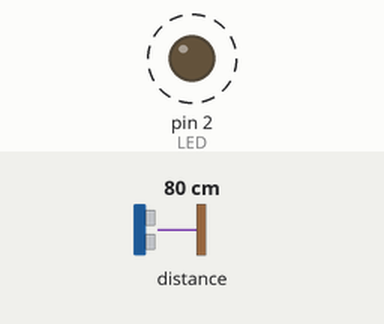
Recording of a sketch running on a simulated Arduino Uno, built with avr-gcc and run on an emulated ATmega328P. Shown: output pins drawn as LEDs (lit = HIGH). Dashed ring = blinking. The test bench sets the inputs (shaded band); at power-on: distance to the obstacle 80 cm. What the sketch prints to the serial monitor is not drawn.

Above: at 1.2 s.
1.3 s: distance to the obstacle set to 2 cm
Timing chart, 0 to 10.3 s (numbered marks = the images above; inputs shaded):
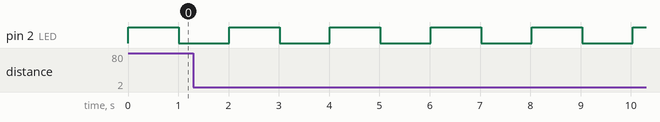

The sketch:

ESP_minimum.ino
```cpp
/* This example shows how to use continuous mode to take
range measurements with the VL53L0X. It is based on
vl53l0x_ContinuousRanging_Example.c from the VL53L0X API.

The range readings are in units of mm. */

#include <Wire.h>
#include <VL53L0X.h>

#define LED 2

VL53L0X sensor;
unsigned long t_last_blink = 0;
unsigned long blink_interval = 1000;
unsigned long t_last_scan = 0;
unsigned long scan_interval = 10;

void setup()
{
  pinMode(LED, OUTPUT);
  digitalWrite(LED, HIGH);

  Serial.begin(9600);
  Wire.begin();

  sensor.setTimeout(500);
  if (!sensor.init())
  {
    Serial.println("Failed to detect and initialize sensor!");
    while (1) {}
  }

  // Start continuous back-to-back mode (take readings as
  // fast as possible).  To use continuous timed mode
  // instead, provide a desired inter-measurement period in
  // ms (e.g. sensor.startContinuous(100)).
  sensor.startContinuous();
}

void loop()
{
  /*if(millis() - t_last_scan >= scan_interval) {*/
    Serial.print("Distance at sensor 29: ");
    Serial.print(String(sensor.readRangeContinuousMillimeters()));
    if (sensor.timeoutOccurred()) { Serial.print(" TIMEOUT"); }
    Serial.println("");

    /*t_last_scan = millis();
  }*/
  if(millis() - t_last_blink >= blink_interval) {
    digitalWrite(LED, !digitalRead(LED)); //Toggle LED
    Serial.print("!!!!");
    t_last_blink = millis();
  }

}
```

Measured:
- by itself, pin 2 (LED): alternates HIGH for 1.0 s and LOW for 1.0 s
